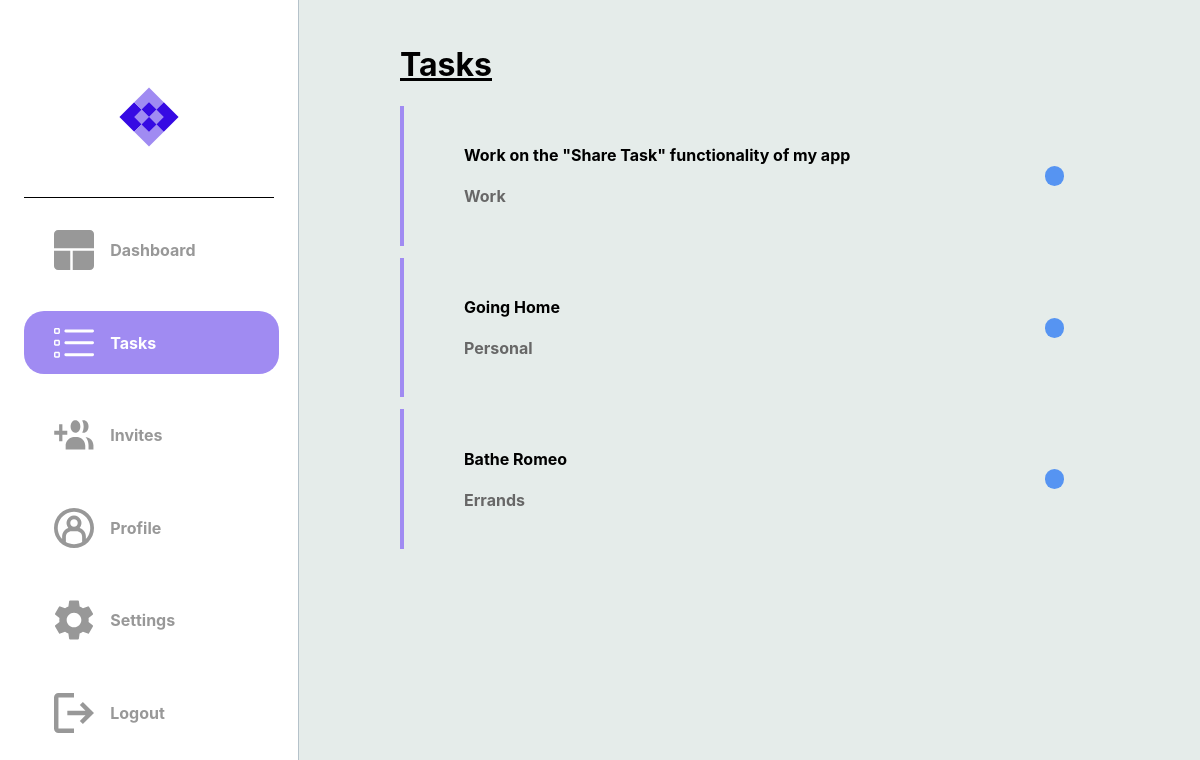
/tasks (signed in), run on an earlier commit of the app's database.
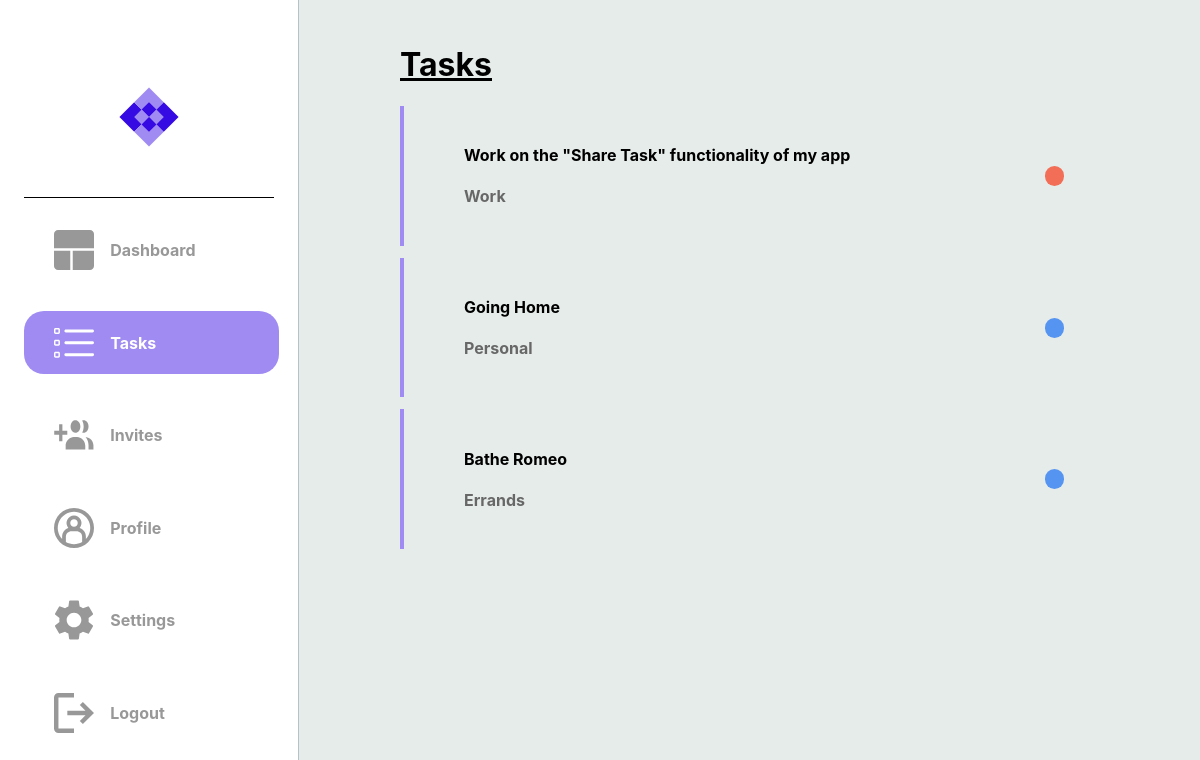
And on a later commit of the database.
### dotask/models.py (models this page shows)
class Task(db.Model):
    __tablename__ = "task"
    id = db.Column(db.Integer, primary_key=True)
    title = db.Column(db.String(100), nullable=False)
    description = db.Column(db.String(400), nullable=False)
    due_date = db.Column(db.Date, nullable=False)
    status = db.Column(Enum(TaskStatus))
    tag = db.Column(Enum(TaskTag))
    users = relationship('User', secondary=user_task, backref='tasks')

### dotask/routes.py (the view)
@app.route("/tasks")
@login_required
def hello_tasks():
    try:
        tasks = current_user.tasks
        """
        To get the Invited tasks, do
        1- tasks = Task.query.filter_by(shared_id=current_user.id).all()
        2- Render the template, but passed the shared_task as well owned_task
            i.e return render_template("tasks.html", tasks=tasks, shared_tasks=shared_tasks)

        This goes for cancelled, completed and in progress.
        """
        if tasks:
            return render_template("tasks.html", tasks=tasks)
        else:
            return render_template("tasks.html")
    except:
        return render_template("tasks.html")

### dotask/routes.py (called while the page is built)
@app.after_request
def after_request(response):
    response.headers["Cache-Control"] = "no-cache, no-store, must-revalidate"
    return response

@login_manager.user_loader
def load_user(user_id):
    return User.query.get(user_id)

### dotask/templates/tasks.html (shortened to what this page needs)
{% extends "layout.html" %}
{% block head %}
    <link rel="stylesheet" {% block css_tab_colour %} href="../static/page_css_folder/tasks.css">
    {% endblock %}
{% endblock %}
{% block task_image_colour %}
    <a class="a2" href="{{ url_for('hello_tasks') }}">
    <div id="logos">
        <img class="imgs" src="../static/tasks_active.svg">
        <h4 class="sidebar-text">Tasks</h4>
    </div>
    </a>
{% endblock task_image_colour %}
{% block tasks %}
    {% if tasks %}
        <h1 class="task-h1">Tasks</h1>
        {% for task in tasks %}
        <a href="{{ url_for('hello_each_task', task_id=task['id']) }}">
        <div class="message-box">
            <div class="message">
                <h4> {{ task['title'] }} </h4>
                <h4 style="color: #676767;"> {{ task.tag.name }} </h4>
            </div>
            <div class="message-dot {% if task.status.name == 'In_Progress' %}progress-task
                {% elif task.status.name == 'Completed' %}completed-task
                {% elif task.status.name == 'Cancelled' %}cancelled-task
                {% else %}unknown-task
                {% endif %}">
            </div>
        </div>
        </a>
        {% endfor %}
        {% else %}
                <div class="message-box">
                    <div class="message">
                        <h2>No Tasks Yet</h2>
                    </div>
                </div>
    {% endif %}
{% endblock tasks %}

What changed in the data, as far as the page shows it:
changed Task "Work on the \"Share Task\" functionality of my app": status "Completed" → "Cancelled" (drawn)
